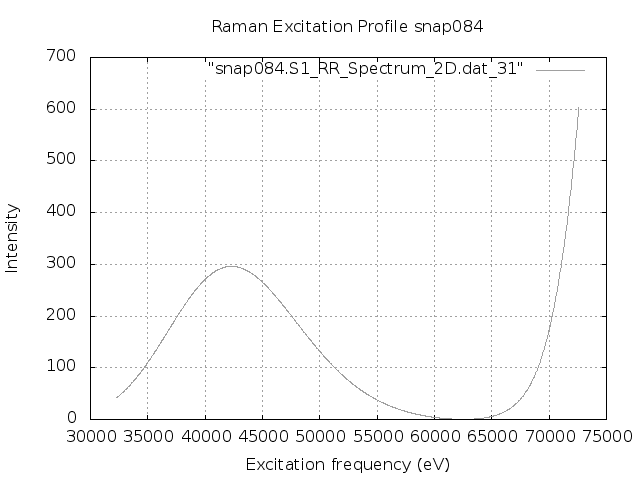

Write the gnuplot code that produced this figure.
set terminal png
set output "snap084.S1.REP.png"
set xlabel 'Excitation frequency (eV)'
set ylabel 'Intensity'
set title "Raman Excitation Profile snap084"
set grid
set autoscale
plot "snap084.S1_RR_Spectrum_2D.dat_31" with lines lc "blue"
exit
